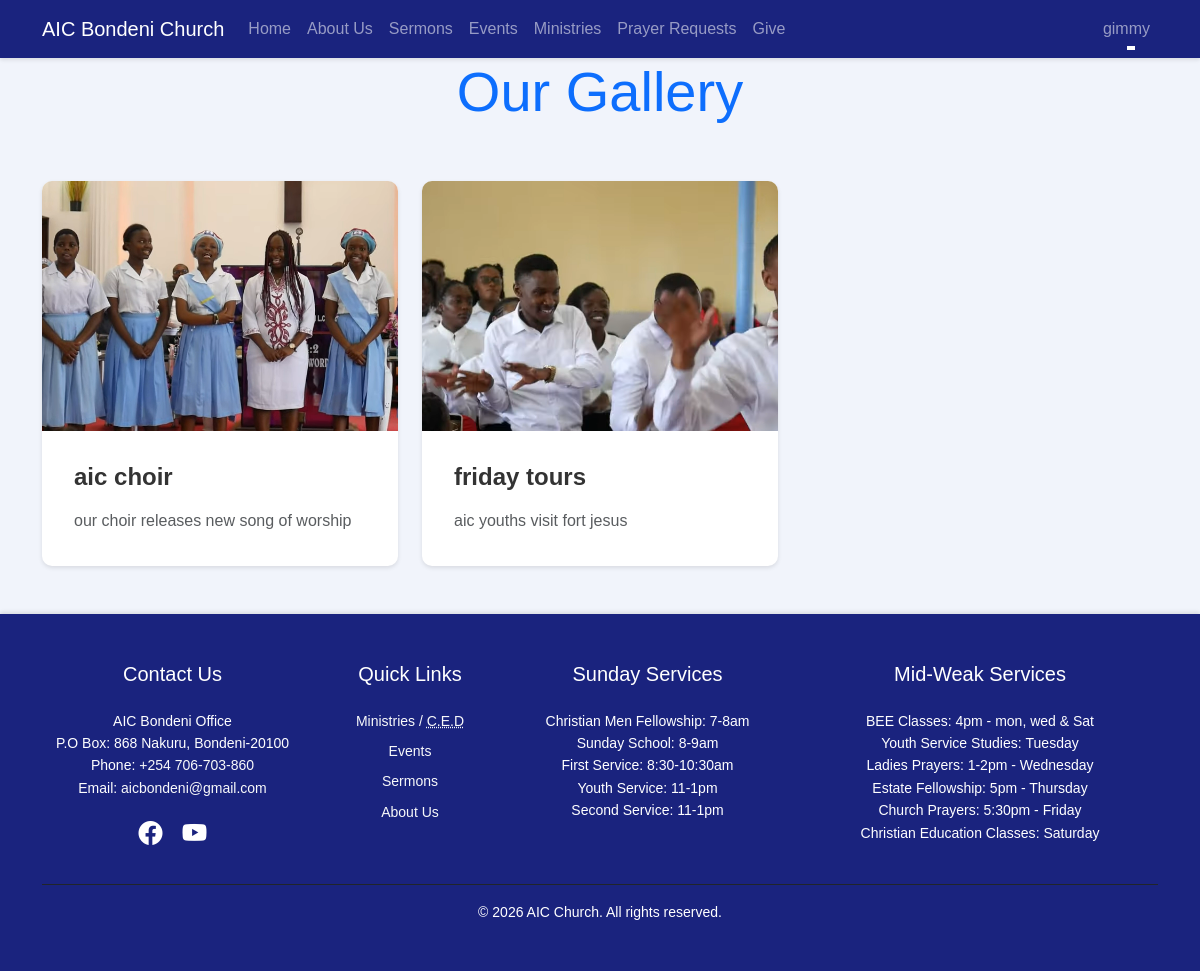
The page /gallery.php (signed in) on the database its author committed.
### tables this page shows
CREATE TABLE `gallery` (
  `id` int(11) NOT NULL,
  `title` varchar(255) NOT NULL,
  `description` text DEFAULT NULL,
  `image_path` varchar(255) NOT NULL,
  `created_at` timestamp NOT NULL DEFAULT current_timestamp()
);

### gallery.php (the view, shortened to what this page needs)
<?php
require_once 'includes/auth.php';
$sql = "SELECT * FROM gallery ORDER BY created_at DESC";
$result = $conn->query($sql);
?>
<!DOCTYPE html>
<html lang="en">
<head>
    <link href="https://cdn.jsdelivr.net/npm/bootstrap@5.3.0/dist/css/bootstrap.min.css" rel="stylesheet">
    <link rel="stylesheet" href="https://cdn.jsdelivr.net/npm/bootstrap-icons@1.7.2/font/bootstrap-icons.css">
    <link rel="stylesheet" href="assets/css/style.css">
</head>
<body>
    <?php include 'includes/navbar.php'; ?>
    <div class="hero-section-sm text-center py-0 mb-2" style="background-image: url('assets/images/hero-bg.jpg');">
        <div class="container">
            <h1 class="display-4 text-primary mb-0">Our Gallery</h1>
        </div>
    </div>
    <section class="py-5">
        <div class="container">
            <div class="row g-4">
                <?php while($image = $result->fetch_assoc()): ?>
                    <div class="col-md-4">
                        <div class="card h-100 gallery-card">
                            <img src="<?php echo htmlspecialchars($image['image_path']); ?>"
                                 class="card-img-top"
                                 alt="<?php echo htmlspecialchars($image['title']); ?>"
                                 data-bs-toggle="modal"
                                 data-bs-target="#imageModal"
                                 data-title="<?php echo htmlspecialchars($image['title']); ?>"
                                 data-description="<?php echo htmlspecialchars($image['description']); ?>"
                                 data-image="<?php echo htmlspecialchars($image['image_path']); ?>"
                                 style="height: 250px; object-fit: cover; cursor: pointer;">
                            <div class="card-body">
                                <h5 class="card-title"><?php echo htmlspecialchars($image['title']); ?></h5>
                                <p class="card-text small text-muted">
                                    <?php echo htmlspecialchars($image['description']); ?>
                                </p>
                            </div>
                        </div>
                    </div>
                <?php endwhile; ?>
            </div>
        </div>
    </section>
    <?php include 'includes/footer.php'; ?>
</body>
</html>

### assets/css/style.css (style rules this page uses)
* { margin: 0; padding: 0; box-sizing: border-box; }
html, body { font-family: 'Arial', sans-serif; background-color: #f1f4fb; color: #333; line-height: 1.6; }
:root { --dark-blue: #1a237e; --dark-blue-hover: #283593; }
.container { margin: 0 auto; }
.card { border-radius: 10px; box-shadow: 0 2px 4px rgba(0,0,0,0.1); transition: transform 0.3s ease, box-shadow 0.3s ease; overflow: hidden; background: #fff; border: none; box-shadow: 0 2px 4px rgba(0,0,0,0.1); }
.card-body { padding: 2rem; }
.card-title { font-size: 1.5rem; font-weight: 600; margin-bottom: 1rem; color: #333; }
.card-text { font-size: 1rem; color: #777; }

### rows shown on the page
gallery: image_path (picture), title "aic choir", description "our choir releases new song of worship"
gallery: image_path (picture), title "friday tours", description "aic youths visit fort jesus"

### other values the page prints
$_SESSION['username'] "gimmy"
